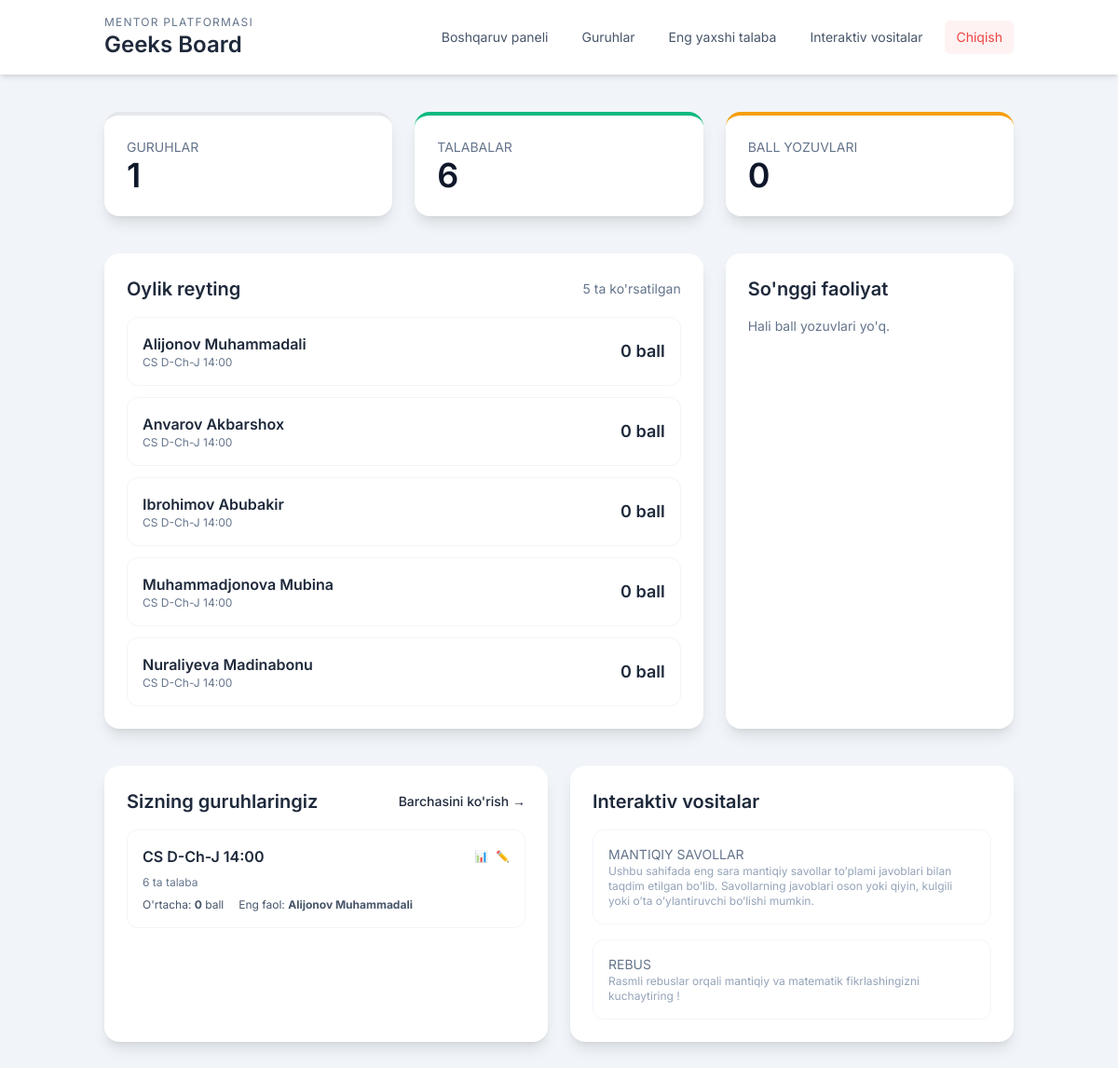
Before: / (signed in) with the older database file.
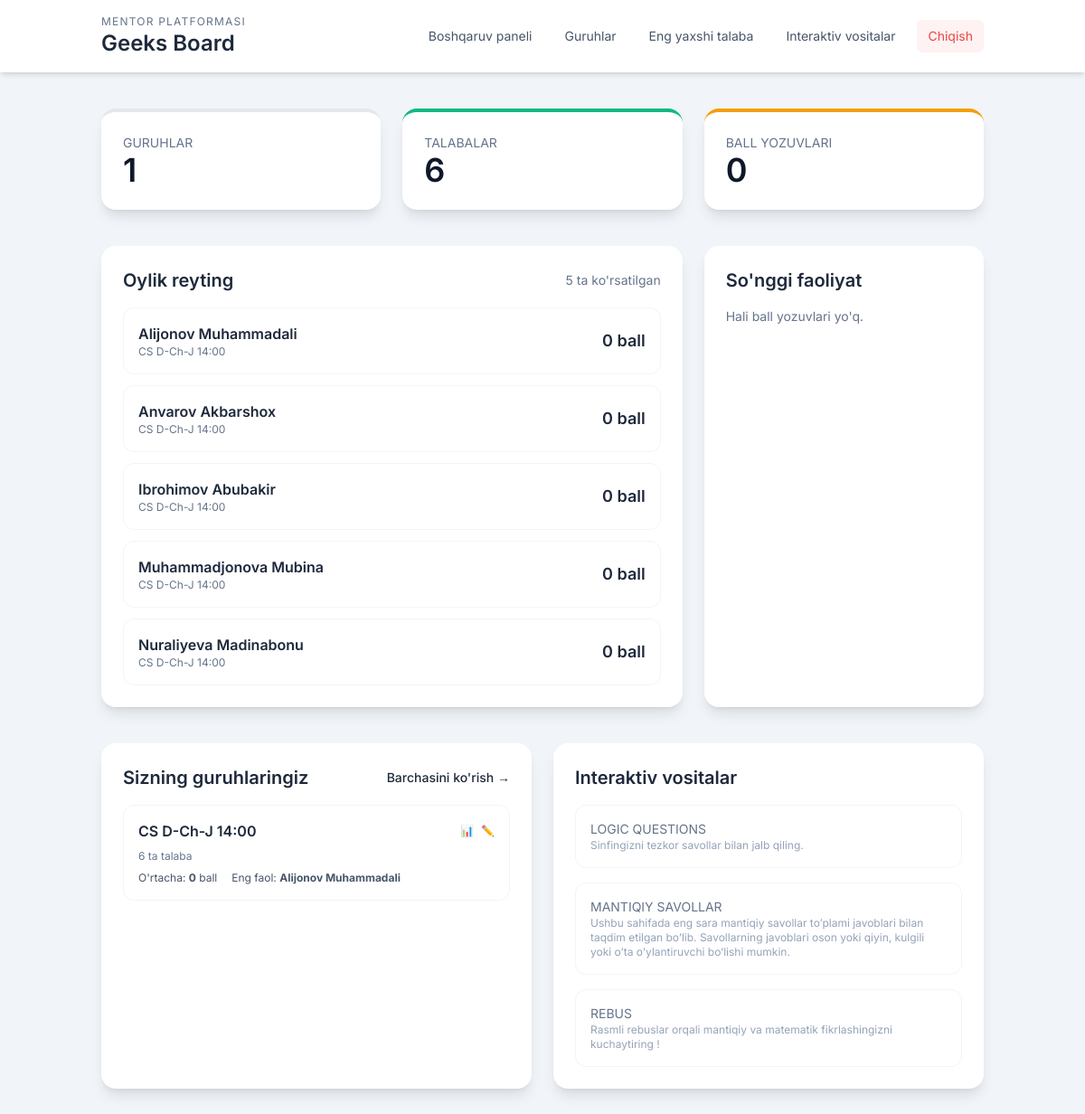
After: the same page with the newer database file.
### core/models.py (models this page shows, shortened)
class Student(models.Model):
    group = models.ForeignKey(
        Group,
        on_delete=models.CASCADE,
        related_name='students',
    )
    full_name = models.CharField(max_length=200)
    birth_date = models.DateField(null=True, blank=True)
    phone = models.CharField(max_length=32, blank=True)
    parent_phone = models.CharField(max_length=32, blank=True)
    notes = models.TextField(blank=True)
    class Meta:
        ordering = ['full_name']

class Group(models.Model):
    mentor = models.ForeignKey(
        Mentor,
        on_delete=models.CASCADE,
        related_name='groups',
    )
    name = models.CharField(max_length=150)
    subject = models.CharField(max_length=120, blank=True)
    schedule = models.CharField(max_length=255, blank=True)
    start_date = models.DateField(null=True, blank=True)
    class Meta:
        unique_together = ('mentor', 'name')
        ordering = ['name']
    def student_count(self) -> int:
        return self.students.count()

class InteractiveCategory(models.Model):
    name = models.CharField(max_length=150, unique=True)
    description = models.TextField(blank=True)
    color = models.CharField(
        max_length=20,
        help_text='Tailwind color keyword such as emerald, purple, sky',
        default='sky',
    )
    is_active = models.BooleanField(default=True)
    class Meta:
        ordering = ['name']

### core/views.py (the view)
# urls.py: path('', views.dashboard, name='dashboard'),
@login_required
def dashboard(request):
    mentor = _require_mentor(request)
    if not mentor:
        return redirect('login')
    groups = mentor.groups.prefetch_related('students')
    student_ids = Student.objects.filter(group__mentor=mentor).values_list('id', flat=True)
    start, end = _current_month_range()
    leaderboard = (
        Student.objects.filter(id__in=student_ids)
        .annotate(
            month_total=Sum(
                'points__score',
                filter=models.Q(points__date__date__range=(start, end)),
                default=0,
            )
        )
        .order_by('-month_total', 'full_name')[:5]
    )
    stats = {
        'group_count': groups.count(),
        'student_count': sum(group.students.count() for group in groups),
        'point_entries': StudentPoint.objects.filter(student__group__mentor=mentor).count(),
    }
    recent_points = (
        StudentPoint.objects.filter(student__group__mentor=mentor)
        .select_related('student', 'category')
        .order_by('-date')[:5]
    )
    group_analytics = []
    for group in groups:
        avg_score = group.students.annotate(
            total_points=Sum('points__score', default=0)
        ).aggregate(avg=Avg('total_points'))['avg'] or 0
        most_active = (
            group.students.annotate(
                activity_count=Count('points', filter=Q(points__score__gt=0))
            )
            .order_by('-activity_count')
            .first()
        )
        group_analytics.append({
            'group': group,
            'avg_score': round(avg_score, 1),
            'most_active': most_active,
        })
    context = {
        'mentor': mentor,
        'groups': groups,
        'leaderboard': leaderboard,
        'stats': stats,
        'recent_points': recent_points,
        'categories': PointCategory.objects.filter(is_active=True),
        'interactive_categories': InteractiveCategory.objects.filter(is_active=True)[:4],
        'group_analytics': group_analytics,
    }
    return render(request, 'dashboard.html', context)

### core/views.py (called while the page is built)
def _current_month_range(target_date: Optional[date] = None):
    today = target_date or date.today()
    start = today.replace(day=1)
    _, last_day = calendar.monthrange(today.year, today.month)
    end = today.replace(day=last_day)
    return start, end

def _require_mentor(request):
    mentor = getattr(request.user, 'mentor_profile', None)
    if not mentor:
        messages.error(request, 'Bu hisobga mentor profili bog\'lanmagan.')
        return None
    return mentor

### project/templates/dashboard.html (shortened to what the changed rows need)
{% extends "base.html" %}
{% block content %}
<div class="mt-10 grid gap-6 lg:grid-cols-3">
    <div class="lg:col-span-2 bg-white shadow-lg rounded-2xl p-6">
        <div class="flex items-center justify-between mb-4">
            <h2 class="text-xl font-semibold text-slate-800">Oylik reyting</h2>
        </div>
        <div class="space-y-3">
            {% for student in leaderboard %}
            <div class="flex items-center justify-between p-4 rounded-xl border border-slate-100 hover:border-accent/30">
                <div>
                    <p class="font-semibold text-slate-800">{{ student.full_name }}</p>
                    <p class="text-xs text-slate-500">{{ student.group.name }}</p>
                </div>
                <span class="text-lg font-semibold text-accent">{{ student.month_total|default:0 }} ball</span>
            </div>
            {% empty %}
            <p class="text-sm text-slate-500">Bu oy uchun ma'lumot yo'q.</p>
            {% endfor %}
        </div>
    </div>
    <div class="bg-white shadow-lg rounded-2xl p-6">
        <h2 class="text-xl font-semibold text-slate-800 mb-4">So'nggi faoliyat</h2>
    </div>
</div>
<div class="mt-10 grid gap-6 md:grid-cols-2">
    <div class="bg-white shadow-lg rounded-2xl p-6">
        <div class="flex items-center justify-between mb-4">
            <h2 class="text-xl font-semibold text-slate-800">Sizning guruhlaringiz</h2>
        </div>
        <div class="space-y-4">
            {% for group in groups %}
            <div class="border border-slate-100 hover:border-accent/30 rounded-xl p-4">
                <div class="flex items-center justify-between mb-2">
                    <a href="{% url 'student_list' group.id %}" class="font-semibold text-slate-800 hover:text-accent">
                        {{ group.name }}
                    </a>
                    <div class="flex gap-2">
                        <a href="{% url 'analytics_dashboard' group.id %}" class="text-xs text-slate-500 hover:text-purple-600" title="Analitika">📊</a>
                        <a href="{% url 'group_edit' group.id %}" class="text-xs text-slate-500 hover:text-accent" title="Tahrirlash">✏️</a>
                    </div>
                </div>
                <p class="text-xs text-slate-500 mb-2">{{ group.student_count }} ta talaba</p>
                {% for analytics in group_analytics %}
                    {% if analytics.group.id == group.id %}
                    <div class="flex gap-4 text-xs text-slate-600">
                        <span>O'rtacha: <strong>{{ analytics.avg_score }}</strong> ball</span>
                        {% if analytics.most_active %}
                        <span>Eng faol: <strong>{{ analytics.most_active.full_name }}</strong></span>
                        {% endif %}
                    </div>
                    {% endif %}
                {% endfor %}
            </div>
            {% endfor %}
        </div>
    </div>
    <div class="bg-white shadow-lg rounded-2xl p-6">
        <h2 class="text-xl font-semibold text-slate-800 mb-4">Interaktiv vositalar</h2>
        <div class="grid gap-4">
            {% for category in interactive_categories %}
            <a href="{% url 'interactive_question' category.id %}" class="block rounded-xl p-4 border border-slate-100 hover:border-accent/30">
                <p class="text-sm uppercase text-slate-500">{{ category.name }}</p>
                <p class="text-xs text-slate-400">{{ category.description|default:"Sinfingizni tezkor savollar bilan jalb qiling." }}</p>
            </a>
            {% empty %}
            <p class="text-sm text-slate-500">Admin panelida interaktiv kategoriyalarni qo'shing.</p>
            {% endfor %}
        </div>
    </div>
</div>
{% endblock %}

Changed rows visible on the page:
added InteractiveCategory: name "LOGIC QUESTIONS", description "Sinfingizni tezkor savollar bilan jalb qiling."
